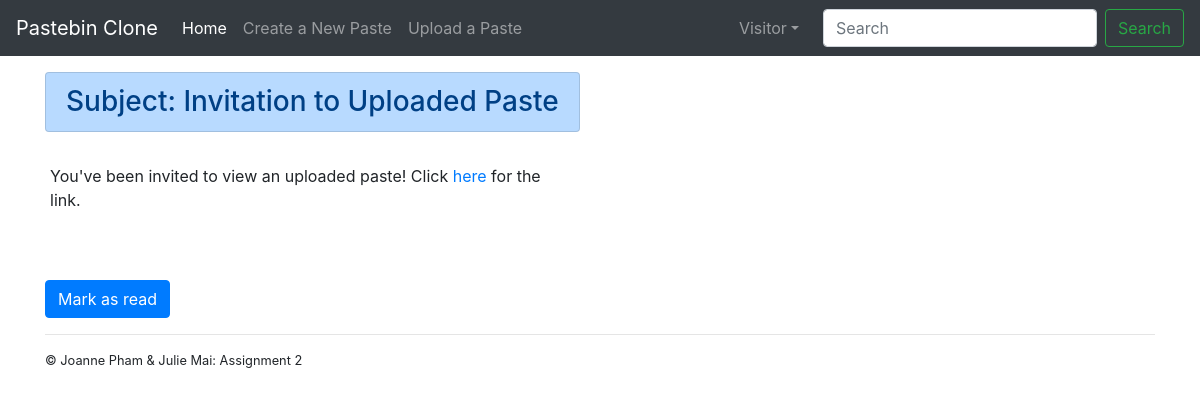
Screenshot of /inbox/inbox/show/3/ with the database file from the repository.
### notifications/models.py (models this page shows)
class Notifications(models.Model):
	title = models.CharField(max_length=256)
	message = models.TextField()
	viewed = models.BooleanField(default=False)
	user = models.ForeignKey(User, on_delete=models.CASCADE)

### notifications/views.py (the view)
# urls.py: path('inbox/show/<int:pk>/', show_notification, name="show_notification"),
def show_notification(request, pk):
	n = Notifications.objects.get(id=pk)
	return render(request, 'notifications/notification.html', {'notification': n})

### notifications/templates/notifications/notification.html
{% extends "home/base.html" %}
{% load crispy_forms_tags %}
{% block content %}
	<div class="content-section">
		<div class="media">
			<h3>
			<li class="list-group-item list-group-item-primary">
				Subject: {{ notification.title }}
			</li></h3>
		</div>
		<br>
		<div>
			<p style="height:100px; width:500px; padding-left: 5px; overflow:auto;">
				{{ notification.message | safe }}
			</p>
		</div>
		<div>
			<a href="{% url 'delete_notification' notification.id %}" type="button" class="btn btn-primary">Mark as read</a>
		</div>
	</div>
{% endblock content %}

### rows the page displays
Notifications: title "Invitation to Uploaded Paste", message "You've been invited to view an uploaded paste! Click here for the link."
